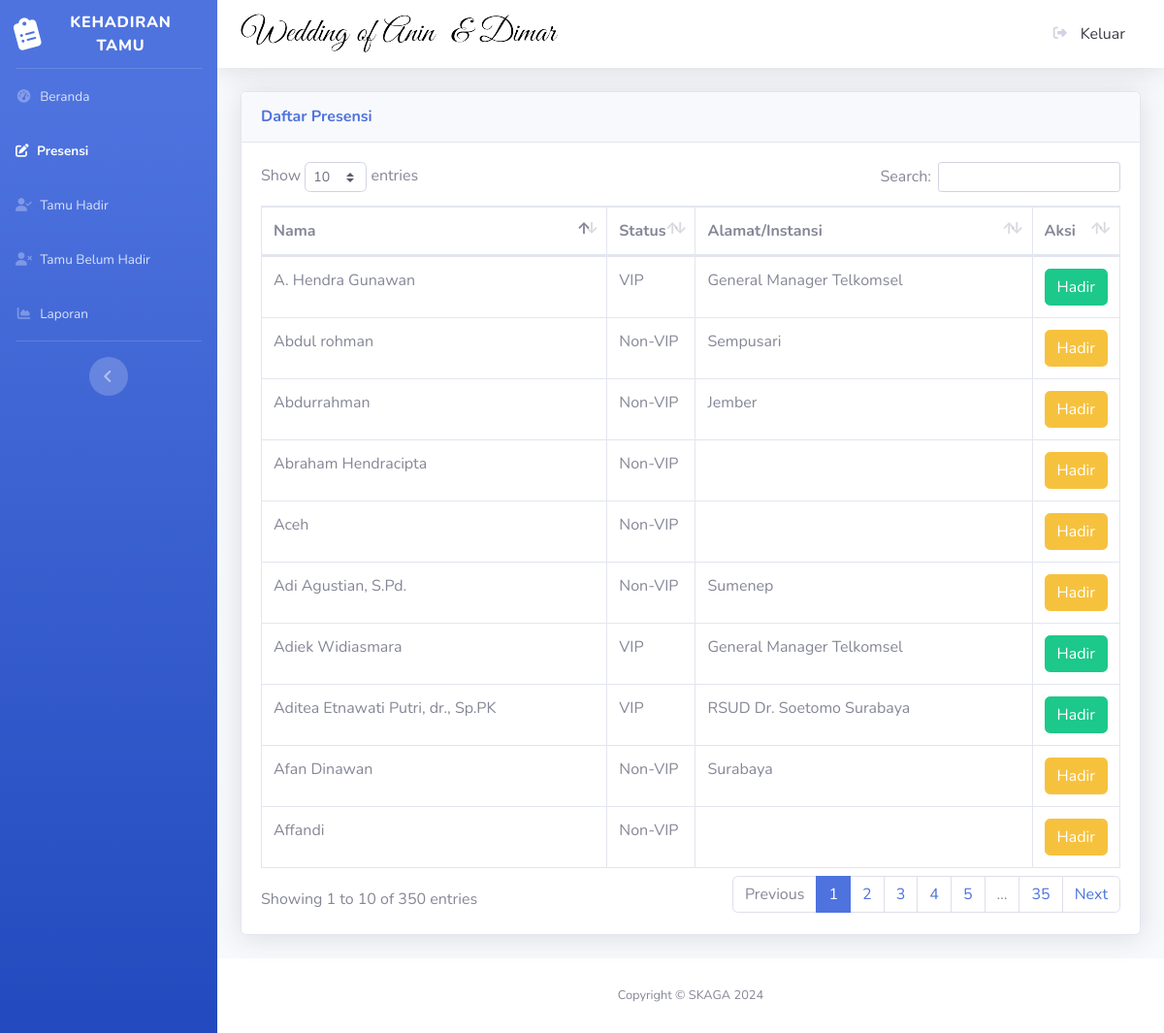
/presensi.php (signed in), run on the app's committed database.
### tables this page shows
CREATE TABLE `tamu` (
  `id_tamu` int(11) NOT NULL,
  `nama_tamu` varchar(225) NOT NULL,
  `alamat` varchar(225) NOT NULL,
  `status` enum('Non-VIP','VIP') NOT NULL,
  `kehadiran` enum('Hadir','Tidak Hadir') NOT NULL,
  `waktu` time NOT NULL
);

### presensi.php (the view, shortened to what this page needs)
<?php
include("ceklogin.php");
$ambiltamu = mysqli_query($koneksi, "SELECT * FROM tamu WHERE kehadiran='Tidak Hadir' ORDER BY status DESC");
?>
<!DOCTYPE html>
<html lang="en">
<head>
    <link href="vendor/fontawesome-free/css/all.min.css" rel="stylesheet" type="text/css">
    <link rel="stylesheet" href="https://cdnjs.cloudflare.com/ajax/libs/font-awesome/6.5.2/css/all.min.css" />
    <link href="css/sb-admin-2.min.css" rel="stylesheet">
    <link href="vendor/datatables/dataTables.bootstrap4.min.css" rel="stylesheet">
</head>
<body id="page-top">
    <div id="wrapper">
        <ul class="navbar-nav bg-gradient-primary sidebar sidebar-dark accordion" id="accordionSidebar">
            <a class="sidebar-brand d-flex align-items-center justify-content-center" href="index.php">
                <div class="sidebar-brand-icon rotate-n-15">
                    <i class="fa-solid fa-clipboard-list"></i>
                </div>
                <div class="sidebar-brand-text mx-3">KEHADIRAN TAMU</div>
            </a>
            <hr class="sidebar-divider my-0">
            <li class="nav-item">
                <a class="nav-link" href="index.php">
                    <i class="fas fa-fw fa-tachometer-alt"></i>
                    <span>Beranda</span></a>
            </li>
            <li class="nav-item active">
                <a class="nav-link" href="presensi.php">
                    <i class="fa-solid fa-pen-to-square"></i>
                    <span>Presensi</span></a>
            </li>
            <li class="nav-item">
                <a class="nav-link" href="absensi.php">
                <i class="fa-solid fa-user-check "></i>
                    <span>Tamu Hadir</span></a>
            </li>
            <li class="nav-item">
                <a class="nav-link" href="tidakhadir.php">
                <i class="fa-solid fa-user-xmark "></i>
                    <span>Tamu Belum Hadir</span></a>
            </li>
            <li class="nav-item">
                <a class="nav-link" href="laporan.php">
                    <i class="fas fa-fw fa-chart-area"></i>
                    <span>Laporan</span></a>
            </li>
            <hr class="sidebar-divider d-none d-md-block">
            <div class="text-center d-none d-md-inline">
                <button class="rounded-circle border-0" id="sidebarToggle"></button>
            </div>
        </ul>
        <div id="content-wrapper" class="d-flex flex-column">
            <div id="content">
                <nav class="navbar navbar-expand navbar-light bg-white topbar mb-4 static-top shadow">
                    <img src="img/header.png" alt="nikah">
                    <ul class="navbar-nav ml-auto">
                        <a class="dropdown-item" href="#" data-toggle="modal" data-target="#logoutModal">
                            <i class="fas fa-sign-out-alt fa-sm fa-fw mr-2 text-gray-400"></i>
                            Keluar
                        </a>
                    </ul>
                </nav>
                <div class="container-fluid">
                    <div class="card shadow mb-4">
                        <div class="card-header py-3">
                            <h6 class="m-0 font-weight-bold text-primary">Daftar Presensi</h6>
                        </div>
                        <div class="card-body">
                            <div class="table-responsive">
                                <table class="table table-bordered" id="dataTable" width="100%" cellspacing="0">
                                <thead>
                                        <tr>
                                            <th>Nama</th>
                                            <th>Status</th>
                                            <th>Alamat/Instansi</th>
                                            <th>Aksi</th>
                                        </tr>
                                    </thead>
                                    <tbody>
                                        <?php
                                        while ($p = mysqli_fetch_array($ambiltamu)) {
                                            $id_tamu = $p['id_tamu'];
                                            $nama_tamu = $p['nama_tamu'];
                                            $alamat = $p['alamat'];
                                            $status = $p['status'];
                                        ?>
                                        <tr data-id="<?= $id_tamu; ?>">
                                            <td><?= $nama_tamu; ?></td>
                                            <td><?= $status;?></td>
                                            <td><?= $alamat; ?></td>
                                            <td>
                                                <?php
                                                    if ($status == 'VIP') {
                                                        echo "<button class='btn btn-success'><a href='proses_presensi.php?id=" . $id_tamu . "' style='color: inherit; text-decoration: none;'>Hadir</a></button>";
                                                    } else {
                                                        echo "<button class='btn btn-warning'><a href='proses_presensi.php?id=" . $id_tamu . "' style='color: inherit; text-decoration: none;'>Hadir</a></button>";
                                                    }
                                                ?>
                                            </td>
                                        </tr>
                                        <?php
                                        }
                                        ?>
                                    </tbody>
                                </table>
                            </div>
                        </div>
                    </div>
            </div>
            <footer class="sticky-footer bg-white">
                <div class="container my-auto">
                    <div class="copyright text-center my-auto">
                        <span>Copyright &copy; SKAGA 2024</span>
                    </div>
                </div>
            </footer>
        </div>
    </div>
</body>
</html>

### data on the page
tamu: nama_tamu "A. Hendra Gunawan", status "VIP", alamat "General Manager Telkomsel"
tamu: nama_tamu "Adiek Widiasmara", status "VIP", alamat "General Manager Telkomsel"
tamu: nama_tamu "Aditea Etnawati Putri, dr., Sp.PK", status "VIP", alamat "RSUD Dr. Soetomo Surabaya"
tamu: nama_tamu "Affandi", status "Non-VIP"
tamu: nama_tamu "Adi Agustian, S.Pd.", status "Non-VIP", alamat "Sumenep"
tamu: nama_tamu "Aceh", status "Non-VIP"
tamu: nama_tamu "Abdurrahman", status "Non-VIP", alamat "Jember"
tamu: nama_tamu "Afan Dinawan", status "Non-VIP", alamat "Surabaya"
tamu: nama_tamu "Abraham Hendracipta", status "Non-VIP"
tamu: nama_tamu "Abdul rohman", status "Non-VIP", alamat "Sempusari"
